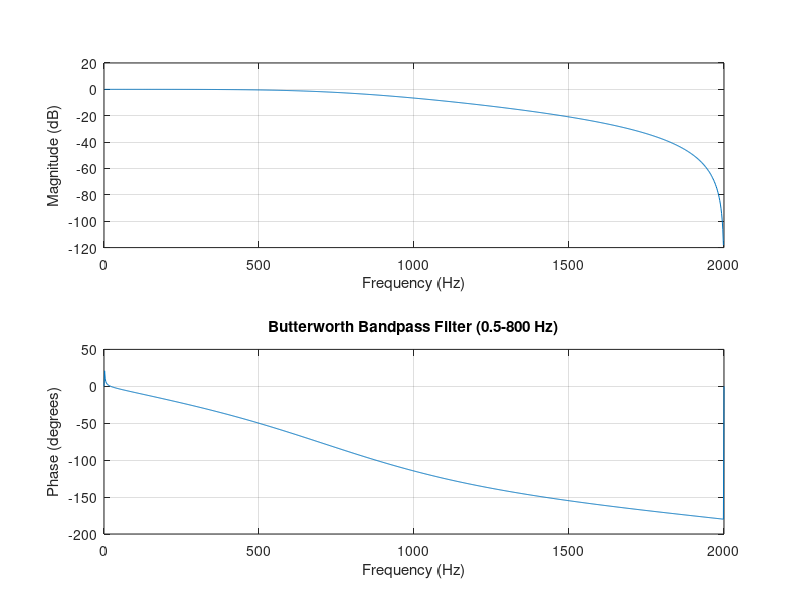

Here is the MATLAB script that generated this plot:
fs = 4000;  % Sampling frequency
% Lower cutoff should be lower to remove only baseline wander
f1 = 0.5;   % 0.5 Hz to remove baseline wander but keep P and T waves
f2 = 800;   % Upper cutoff to remove high-freq noise

% Normalize frequencies
Wn = [f1 f2]/(fs/2);
% Keep 2nd order for stability
[b, a] = butter(2, Wn, 'bandpass');

% Print coefficients
fprintf('float32_t b[] = {%.6ff, %.6ff, %.6ff, %.6ff, %.6ff};\n', b);
fprintf('float32_t a[] = {%.6ff, %.6ff, %.6ff, %.6ff, %.6ff};\n', a);

% Print coefficients
fprintf('// Coefficients for %d-%d Hz bandpass at %d Hz sampling\n', f1, f2, fs);
fprintf('float32_t b[] = {');
fprintf('%.6ff, ', b(1:end-1));
fprintf('%.6ff};\n', b(end));

fprintf('float32_t a[] = {');
fprintf('%.6ff, ', a(1:end-1));
fprintf('%.6ff};\n', a(end));

% Plot frequency response
freqz(b, a, 1024, fs);
grid on;
title(sprintf('Butterworth Bandpass Filter (%d-%d Hz)', f1, f2));

% save with higher resolution
print('figures/bandpass_filter', '-dpng', '-r300')  % 300 DPI resolution